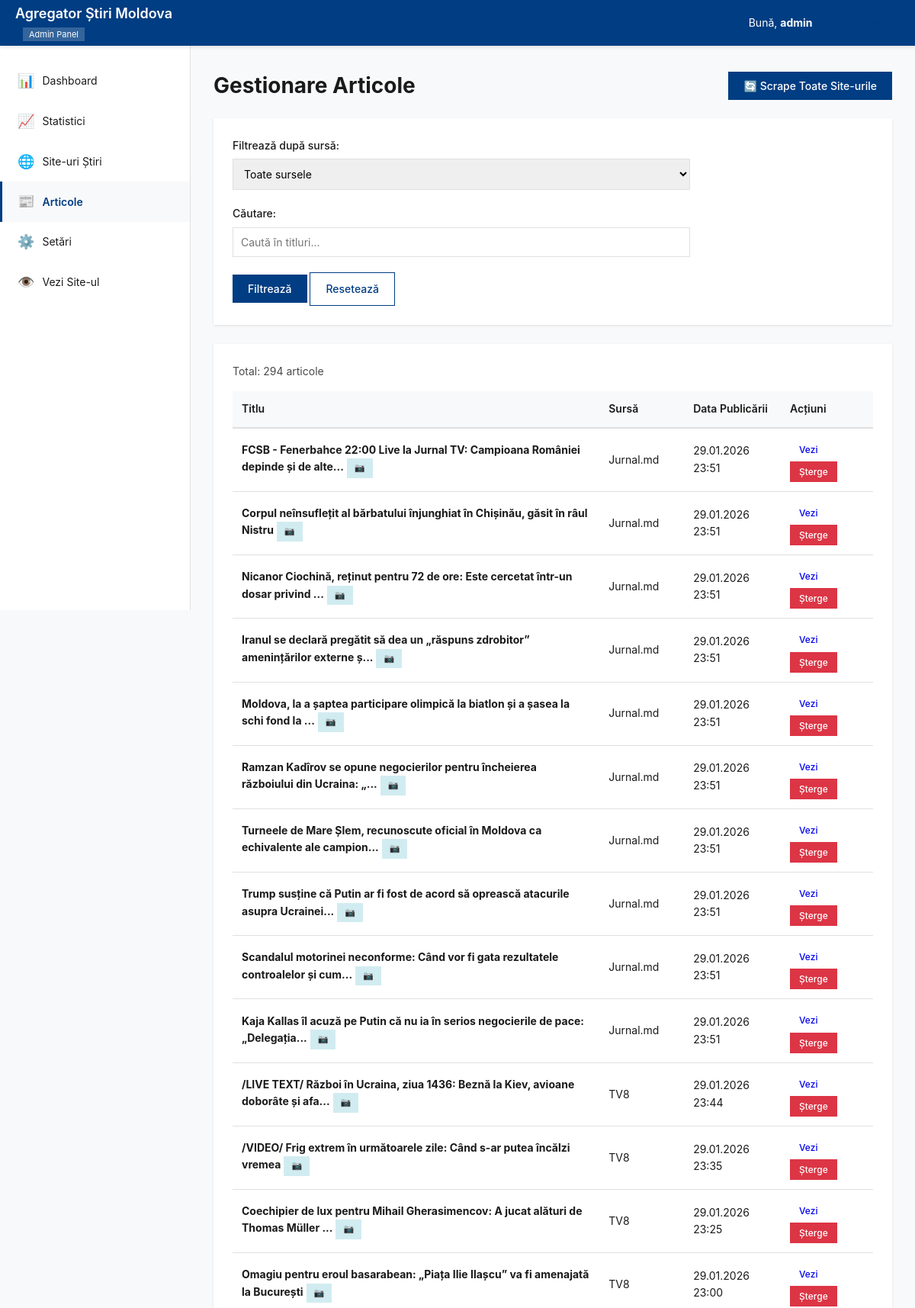
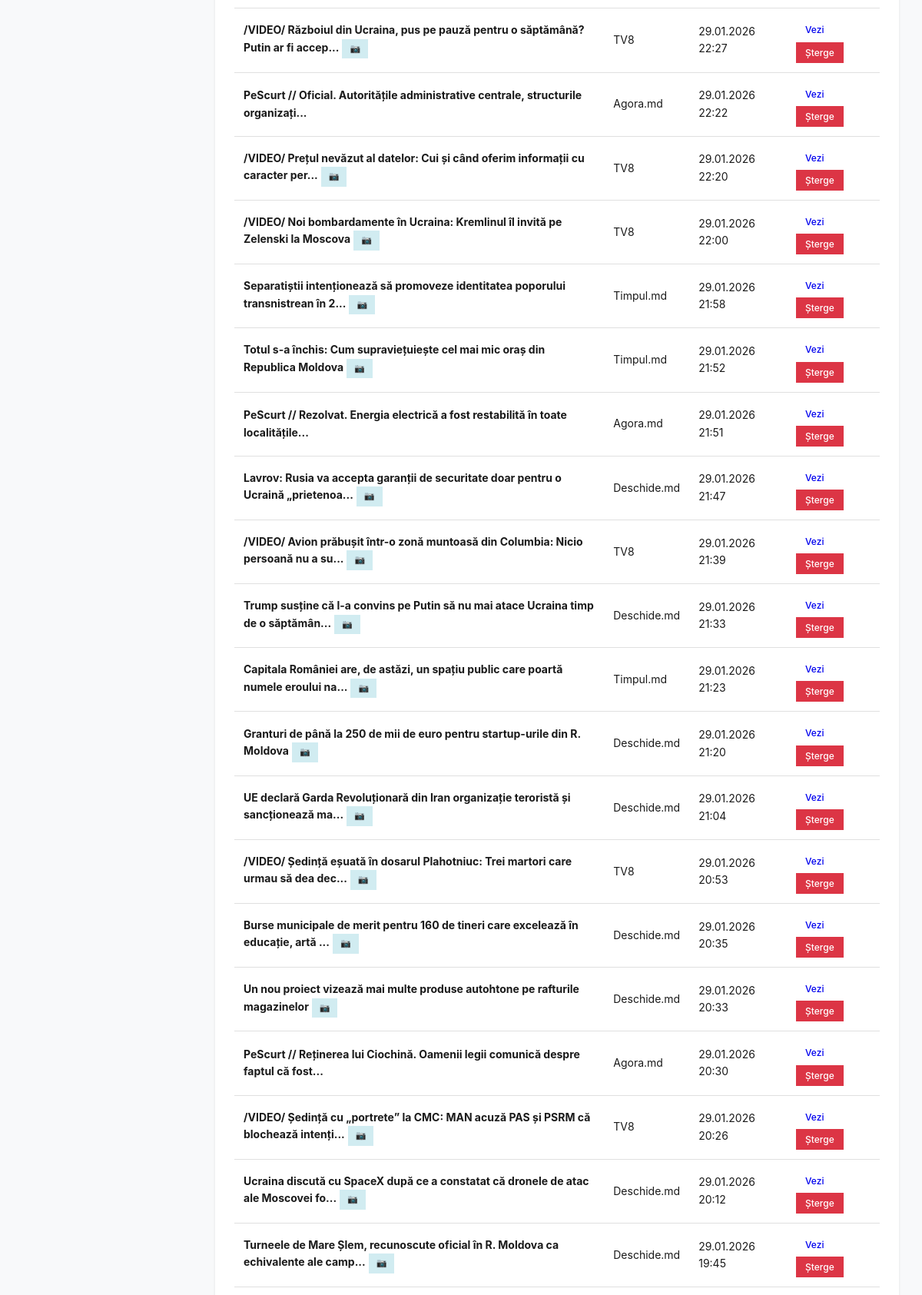
Screenshot of /admin/articles.php (signed in, upper part) with the database file from the repository (2 pictures, top to bottom).
### tables this page shows
CREATE TABLE articles (
    id INTEGER PRIMARY KEY AUTOINCREMENT,
    site_id INTEGER NOT NULL,
    title TEXT NOT NULL,
    image_url TEXT,
    content TEXT,
    source_url TEXT NOT NULL,
    published_at DATETIME,
    scraped_at DATETIME DEFAULT CURRENT_TIMESTAMP,
    unique_hash TEXT UNIQUE, tags TEXT, views INTEGER DEFAULT 0,
    FOREIGN KEY (site_id) REFERENCES news_sites(id)
);

CREATE TABLE news_sites (
    id INTEGER PRIMARY KEY AUTOINCREMENT,
    name TEXT NOT NULL,
    url TEXT NOT NULL,
    rss_url TEXT,
    scraping_type TEXT DEFAULT 'rss',
    active INTEGER DEFAULT 1,
    last_scraped DATETIME,
    created_at DATETIME DEFAULT CURRENT_TIMESTAMP
);

### includes/functions.php (called while the page is built, shortened)
<?php
function e($string) {
    return htmlspecialchars($string, ENT_QUOTES, 'UTF-8');
}
function formatDate($date, $format = 'd.m.Y H:i') {
    $timestamp = is_numeric($date) ? $date : strtotime($date);
    return date($format, $timestamp);
}
function truncate($text, $length = 120) {
    if (mb_strlen($text) <= $length) {
        return $text;
    }
    return mb_substr($text, 0, $length) . '...';
}
function getArticles($page = 1, $perPage = ARTICLES_PER_PAGE, $siteId = null, $search = '', $sortBy = 'date') {
    $db = getDB();
    $offset = ($page - 1) * $perPage;
    $sql = "SELECT a.*, s.name as site_name, s.url as site_url
            FROM articles a
            LEFT JOIN news_sites s ON a.site_id = s.id
            WHERE 1=1";
    $params = [];
    switch ($sortBy) {
        case 'date':
        default:
            $sql .= " ORDER BY a.published_at DESC, a.scraped_at DESC";
            break;
    }
    $sql .= " LIMIT ? OFFSET ?";
    $params[] = $perPage;
    $params[] = $offset;
    $stmt = $db->prepare($sql);
    $stmt->execute($params);
    return $stmt->fetchAll();
}
function getArticlesCount($siteId = null, $search = '') {
    $db = getDB();
    $sql = "SELECT COUNT(*) as total FROM articles WHERE 1=1";
    $params = [];
    $stmt = $db->prepare($sql);
    $stmt->execute($params);
    $result = $stmt->fetch();
    return $result['total'];
}

### admin/articles.php (the view, shortened to what this page needs)
<?php
require_once __DIR__ . '/../includes/functions.php';
$page = isset($_GET['page']) ? max(1, intval($_GET['page'])) : 1;
$perPage = 50;
$siteFilter = isset($_GET['site']) ? intval($_GET['site']) : null;
$search = isset($_GET['search']) ? trim($_GET['search']) : '';
$articles = getArticles($page, $perPage, $siteFilter, $search);
$totalArticles = getArticlesCount($siteFilter, $search);
?>
<!DOCTYPE html>
<html lang="ro">
<head>
    <link rel="stylesheet" href="/assets/css/admin.css">
</head>
<body>
    <?php include __DIR__ . '/header.php'; ?>
    <div class="admin-container">
        <div class="admin-sidebar">
            <?php include __DIR__ . '/sidebar.php'; ?>
        </div>
        <div class="admin-content">
            <div style="display: flex; justify-content: space-between; align-items: center; margin-bottom: 20px;">
                <h1 style="margin: 0;">Gestionare Articole</h1>
                <form method="POST" style="display: inline;" onsubmit="return confirm('Sigur doriți să rulați scraping pentru toate site-urile active? Acest proces poate dura câteva minute.');">
                    <button type="submit" class="btn btn-primary">
                        🔄 Scrape Toate Site-urile
                    </button>
                </form>
            </div>
            <div class="admin-section">
                <form method="GET" class="filter-form">
                    <div class="form-group">
                        <label for="site">Filtrează după sursă:</label>
                        <select id="site" name="site">
                            <option value="">Toate sursele</option>
                        </select>
                    </div>
                    <div class="form-group">
                        <label for="search">Căutare:</label>
                        <input type="text" id="search" name="search" value="<?php echo e($search); ?>" placeholder="Caută în titluri...">
                    </div>
                    <button type="submit" class="btn btn-primary">Filtrează</button>
                    <a href="/admin/articles" class="btn btn-outline">Resetează</a>
                </form>
            </div>
            <div class="admin-section">
                <p class="info-text">Total: <?php echo number_format($totalArticles); ?> articole</p>
                <div class="table-container">
                    <table class="data-table">
                        <thead>
                            <tr>
                                <th>Titlu</th>
                                <th>Sursă</th>
                                <th>Data Publicării</th>
                                <th>Acțiuni</th>
                            </tr>
                        </thead>
                        <tbody>
                            <?php if (empty($articles)): ?>
                                <tr>
                                    <td colspan="4" class="text-center">Nu există articole.</td>
                                </tr>
                            <?php else: ?>
                                <?php foreach ($articles as $article): ?>
                                    <tr>
                                        <td>
                                            <strong><?php echo e(truncate($article['title'], 80)); ?></strong>
                                            <?php if ($article['image_url']): ?>
                                                <span class="badge badge-info">📷</span>
                                            <?php endif; ?>
                                        </td>
                                        <td><?php echo e($article['site_name'] ?? 'N/A'); ?></td>
                                        <td><?php echo formatDate($article['published_at']); ?></td>
                                        <td>
                                            <a href="/article?id=<?php echo $article['id']; ?>" target="_blank" class="btn btn-sm">Vezi</a>
                                            <form method="POST" style="display: inline;" onsubmit="return confirm('Sigur doriți să ștergeți acest articol?');">
                                                <button type="submit" class="btn btn-sm btn-danger">Șterge</button>
                                            </form>
                                        </td>
                                    </tr>
                                <?php endforeach; ?>
                            <?php endif; ?>
                        </tbody>
                    </table>
                </div>
            </div>
        </div>
    </div>
</body>
</html>

### assets/css/admin.css (style rules this page uses)
:root { --admin-primary: #003d82; --admin-primary-dark: #002d5f; --admin-sidebar-width: 250px; --admin-header-height: 60px; --bg-light: #f8f9fa; --bg-white: #ffffff; --text-dark: #1a1a1a; --text-medium: #4a4a4a; --text-light: #6a6a6a; --border: #e0e0e0; --success: #28a745; --error: #dc3545; --warning: #ffc107; --info: #17a2b8; }
* { margin: 0; padding: 0; box-sizing: border-box; }
body { font-family: -apple-system, BlinkMacSystemFont, 'Segoe UI', Roboto, 'Helvetica Neue', Arial, sans-serif; font-size: 14px; line-height: 1.6; color: var(--text-dark); background: var(--bg-light); }
.admin-container { display: flex; margin-top: var(--admin-header-height); min-height: calc(100vh - var(--admin-header-height)); }
.admin-sidebar { width: var(--admin-sidebar-width); background: var(--bg-white); border-right: 1px solid var(--border); position: fixed; height: calc(100vh - var(--admin-header-height)); overflow-y: auto; padding: 20px 0; }
.admin-content { flex: 1; margin-left: var(--admin-sidebar-width); padding: 30px; }
.admin-content h1 { font-size: 28px; margin-bottom: 20px; color: var(--text-dark); }
.admin-section { background: var(--bg-white); border-radius: 0; padding: 25px; margin-bottom: 25px; box-shadow: 0 1px 3px rgba(0, 0, 0, 0.1); }
.admin-form, .filter-form { max-width: 600px; }
.form-group { margin-bottom: 20px; }
.form-group label { display: block; margin-bottom: 6px; font-weight: 500; color: var(--text-dark); }
.form-group input[type="text"], .form-group input[type="url"], .form-group input[type="number"], .form-group input[type="password"], .form-group select, .form-group textarea { width: 100%; padding: 10px; border: 1px solid var(--border); border-radius: 0; font-size: 14px; font-family: inherit; transition: border-color 0.2s; }
.btn { display: inline-block; padding: 10px 20px; border-radius: 0; text-decoration: none; font-weight: 500; font-size: 14px; cursor: pointer; border: none; transition: all 0.2s; font-family: inherit; }
.btn-primary { background: var(--admin-primary); color: white; }
.btn-outline { background: transparent; color: var(--admin-primary); border: 1px solid var(--admin-primary); }
.btn-sm { padding: 6px 12px; font-size: 12px; }
.btn-danger { background: var(--error); color: white; }
.table-container { overflow-x: auto; }
.data-table { width: 100%; border-collapse: collapse; font-size: 14px; }
.data-table thead { background: var(--bg-light); }
.data-table th { padding: 12px; text-align: left; font-weight: 600; color: var(--text-dark); border-bottom: 2px solid var(--border); }
.data-table td { padding: 12px; border-bottom: 1px solid var(--border); }
.badge { display: inline-block; padding: 4px 10px; border-radius: 0; font-size: 11px; font-weight: 600; text-transform: uppercase; }
.badge-info { background: #d1ecf1; color: #0c5460; }
.info-text { color: var(--text-medium); margin-bottom: 15px; }

### rows the page displays
articles: title "FCSB - Fenerbahce 22:00 Live la Jurnal TV: Campioana României depinde și de alte...", site.name "Jurnal.md", published_at "29.01.2026 23:51"
articles: title "Corpul neînsuflețit al bărbatului înjunghiat în Chișinău, găsit în râul Nistru", site.name "Jurnal.md", published_at "29.01.2026 23:51"
articles: title "Nicanor Ciochină, reținut pentru 72 de ore: Este cercetat într-un dosar privind ...", site.name "Jurnal.md", published_at "29.01.2026 23:51"
articles: title "Iranul se declară pregătit să dea un „răspuns zdrobitor” ameninţărilor externe ş...", site.name "Jurnal.md", published_at "29.01.2026 23:51"
articles: title "Moldova, la a șaptea participare olimpică la biatlon și a șasea la schi fond la ...", site.name "Jurnal.md", published_at "29.01.2026 23:51"
articles: title "Ramzan Kadîrov se opune negocierilor pentru încheierea războiului din Ucraina: „...", site.name "Jurnal.md", published_at "29.01.2026 23:51"
articles: title "Turneele de Mare Șlem, recunoscute oficial în Moldova ca echivalente ale campion...", site.name "Jurnal.md", published_at "29.01.2026 23:51"
articles: title "Trump susține că Putin ar fi fost de acord să oprească atacurile asupra Ucrainei...", site.name "Jurnal.md", published_at "29.01.2026 23:51"
articles: title "Scandalul motorinei neconforme: Când vor fi gata rezultatele controalelor și cum...", site.name "Jurnal.md", published_at "29.01.2026 23:51"
articles: title "Kaja Kallas îl acuză pe Putin că nu ia în serios negocierile de pace: „Delegația...", site.name "Jurnal.md", published_at "29.01.2026 23:51"
articles: title "/LIVE TEXT/ Război în Ucraina, ziua 1436: Beznă la Kiev, avioane doborâte și afa...", site.name "TV8", published_at "29.01.2026 23:44"
articles: title "/VIDEO/ Frig extrem în următoarele zile: Când s-ar putea încălzi vremea", site.name "TV8", published_at "29.01.2026 23:35"
articles: title "Coechipier de lux pentru Mihail Gherasimencov: A jucat alături de Thomas Müller ...", site.name "TV8", published_at "29.01.2026 23:25"
articles: title "Omagiu pentru eroul basarabean: „Piața Ilie Ilașcu” va fi amenajată la București", site.name "TV8", published_at "29.01.2026 23:00"
articles: title "/VIDEO/ Războiul din Ucraina, pus pe pauză pentru o săptămână? Putin ar fi accep...", site.name "TV8", published_at "29.01.2026 22:27"
articles: title "PeScurt // Oficial. Autoritățile administrative centrale, structurile organizați...", site.name "Agora.md", published_at "29.01.2026 22:22"
articles: title "/VIDEO/ Prețul nevăzut al datelor: Cui și când oferim informații cu caracter per...", site.name "TV8", published_at "29.01.2026 22:20"
articles: title "/VIDEO/ Noi bombardamente în Ucraina: Kremlinul îl invită pe Zelenski la Moscova", site.name "TV8", published_at "29.01.2026 22:00"
articles: title "Separatiștii intenționează să promoveze identitatea poporului transnistrean în 2...", site.name "Timpul.md", published_at "29.01.2026 21:58"
articles: title "Totul s-a închis: Cum supraviețuiește cel mai mic oraș din Republica Moldova", site.name "Timpul.md", published_at "29.01.2026 21:52"
articles: title "PeScurt // Rezolvat. Energia electrică a fost restabilită în toate localitățile...", site.name "Agora.md", published_at "29.01.2026 21:51"
articles: title "Lavrov: Rusia va accepta garanții de securitate doar pentru o Ucraină „prietenoa...", site.name "Deschide.md", published_at "29.01.2026 21:47"
articles: title "/VIDEO/ Avion prăbușit într-o zonă muntoasă din Columbia: Nicio persoană nu a su...", site.name "TV8", published_at "29.01.2026 21:39"
articles: title "Trump susține că l-a convins pe Putin să nu mai atace Ucraina timp de o săptămân...", site.name "Deschide.md", published_at "29.01.2026 21:33"
articles: title "Capitala României are, de astăzi, un spațiu public care poartă numele eroului na...", site.name "Timpul.md", published_at "29.01.2026 21:23"
articles: title "Granturi de până la 250 de mii de euro pentru startup-urile din R. Moldova", site.name "Deschide.md", published_at "29.01.2026 21:20"
articles: title "UE declară Garda Revoluționară din Iran organizație teroristă și sancționează ma...", site.name "Deschide.md", published_at "29.01.2026 21:04"
articles: title "/VIDEO/ Ședință eșuată în dosarul Plahotniuc: Trei martori care urmau să dea dec...", site.name "TV8", published_at "29.01.2026 20:53"
articles: title "Burse municipale de merit pentru 160 de tineri care excelează în educație, artă ...", site.name "Deschide.md", published_at "29.01.2026 20:35"
articles: title "Un nou proiect vizează mai multe produse autohtone pe rafturile magazinelor", site.name "Deschide.md", published_at "29.01.2026 20:33"
articles: title "PeScurt // Reținerea lui Ciochină. Oamenii legii comunică despre faptul că fost...", site.name "Agora.md", published_at "29.01.2026 20:30"
articles: title "/VIDEO/ Ședință cu „portrete” la CMC: MAN acuză PAS și PSRM că blochează intenți...", site.name "TV8", published_at "29.01.2026 20:26"
articles: title "Ucraina discută cu SpaceX după ce a constatat că dronele de atac ale Moscovei fo...", site.name "Deschide.md", published_at "29.01.2026 20:12"
articles: title "Turneele de Mare Șlem, recunoscute oficial în R. Moldova ca echivalente ale camp...", site.name "Deschide.md", published_at "29.01.2026 19:45"

### other values shown
SITE_NAME "Agregator Știri Moldova"
$_SESSION['admin_username'] "admin"
$totalArticles "294"
